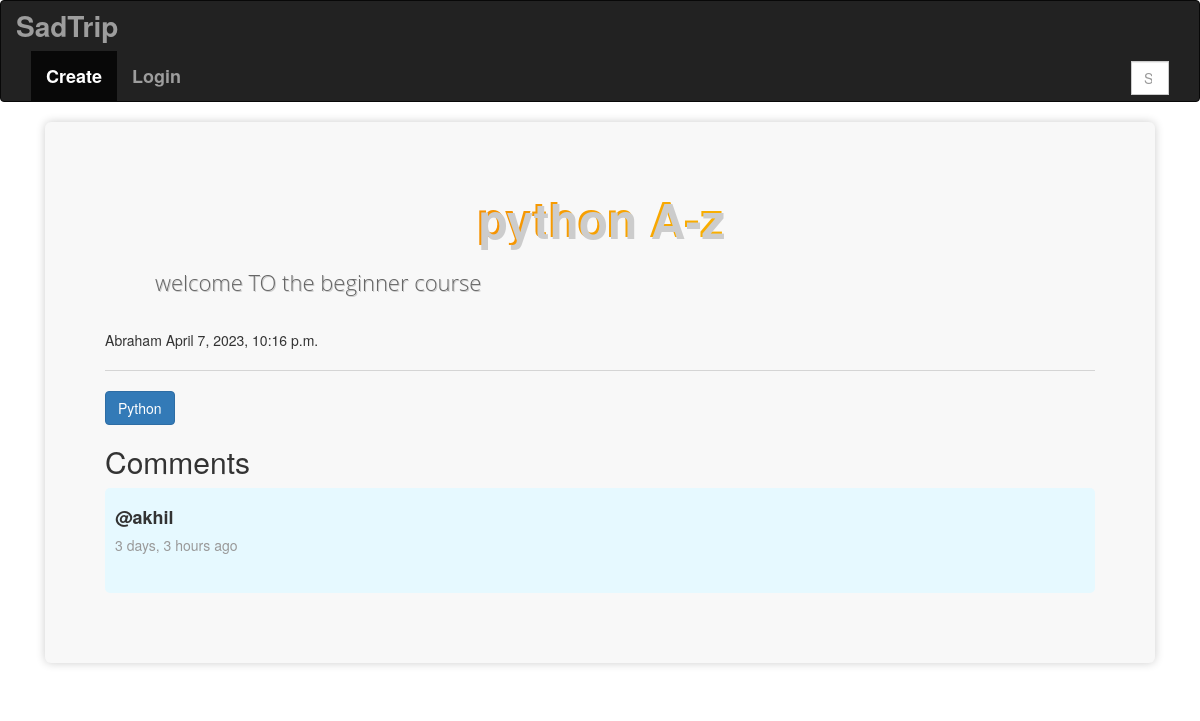
The app's page /userPost/9/, older data.
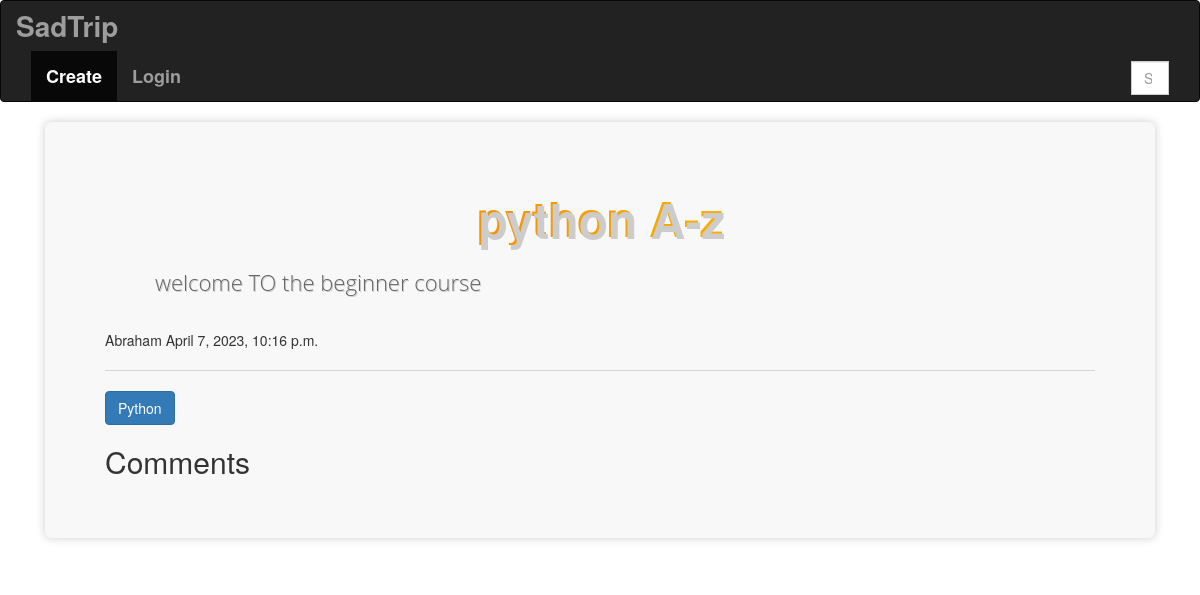
The same page, newer data.
### Blog/models.py (models this page shows, shortened)
class Message(models.Model):
    user = models.ForeignKey(User, on_delete=models.CASCADE)
    post = models.ForeignKey(Post,on_delete=models.CASCADE)
    body = models.TextField()
    updated  = models.DateTimeField(auto_now=True)
    created = models.DateTimeField(auto_now_add=True)

### Blog/views.py (the view, shortened to what this page needs)
# urls.py: path('userPost/<str:pk>/',views.userPost,name='userPost'),
def userPost(request,pk):
    post = Post.objects.get(id=pk)
    comment = post.message_set.all().order_by('-created')
    post_Topic = Topic.objects.get(pk = post.Topic.id)
    print(post_Topic)
    context = {'post':post,'comment':comment,'post_Topic':post_Topic}
    return render(request,'Blog/userPost.html',context)

### Blog/models.py (called while the page is built)
    def __str__(self):
        return self.Name

### Blog/templates/Blog/userPost.html (shortened to what this page needs)
{% extends 'home.html'%}
{% block content %}
<head>
</head>
  <div>
    <div class="container">
      <div class="jumbotron">
        <h1>{{post.Title}}</h1>
        <p>{{ post.Content}}</p>
        {{post.Host}} {{post.Created}} <hr><button type="button" class="btn btn-primary btn-rounded">{{post_Topic.Name}}</button>
<h2>Comments</h2>
              {% for i in comment %}
            <div class="comment-section">
              <h5 class="comment-user">@{{i.user}}</h5>
              <h5 class="timeduration">{{i.created|timesince}} ago</h5>
            </div>
             {% endfor %}
          </div>
      </div>
    </div>
{% endblock %}

Row changes from the older to the newer data that the page shows:
removed Message: user "akhil", created "3 days, 3 hours"
